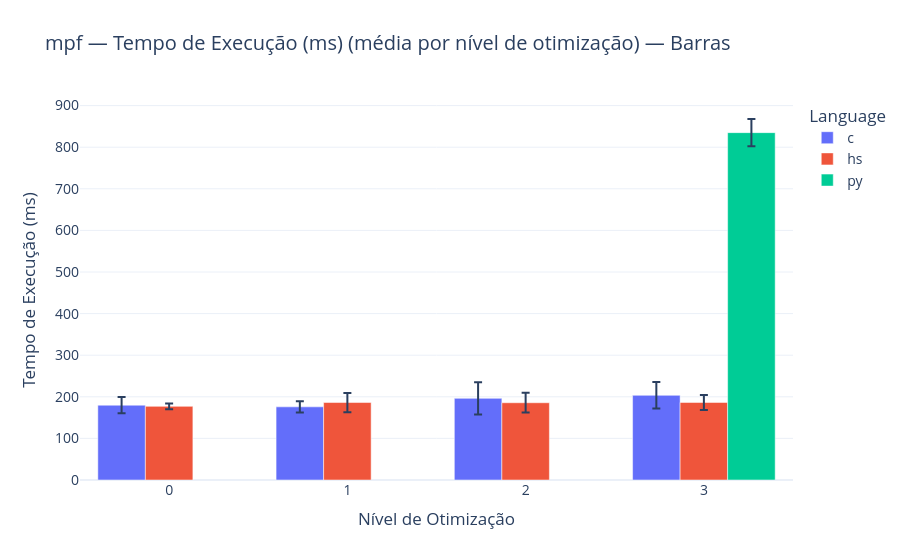
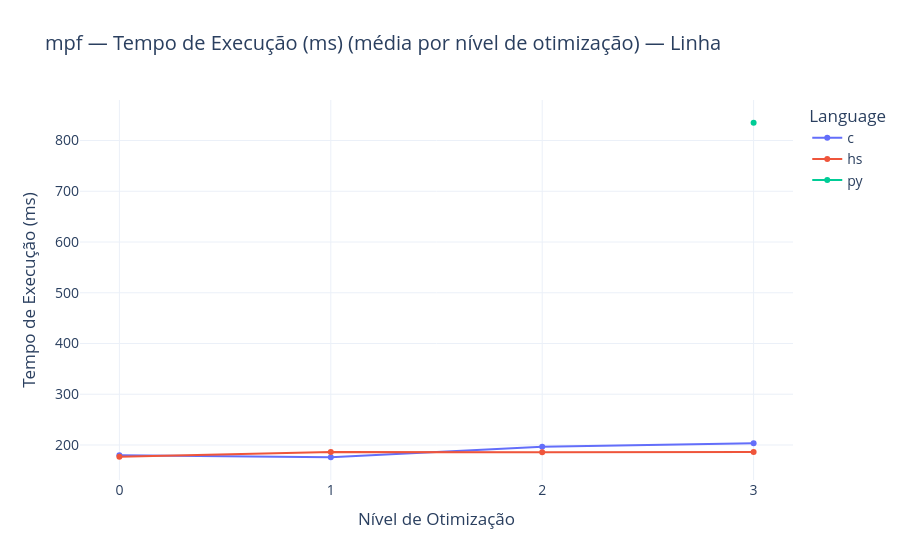
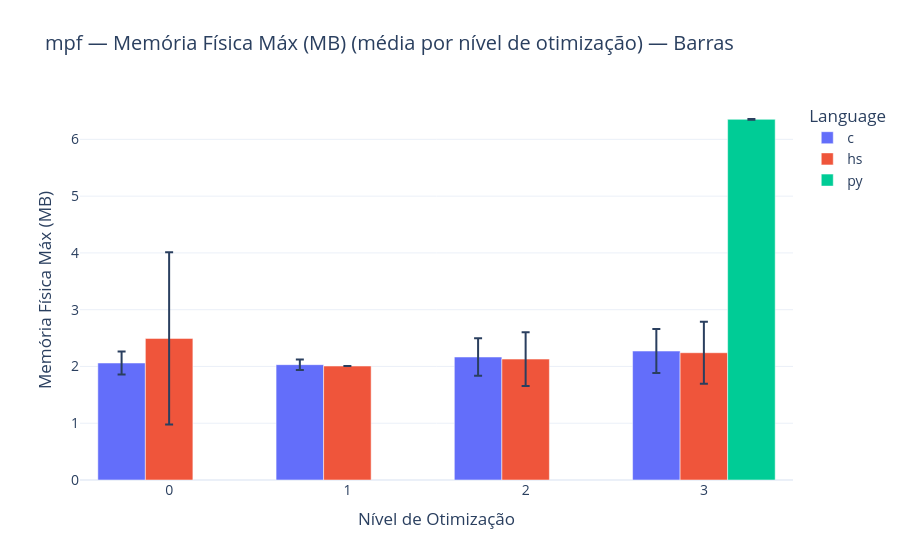
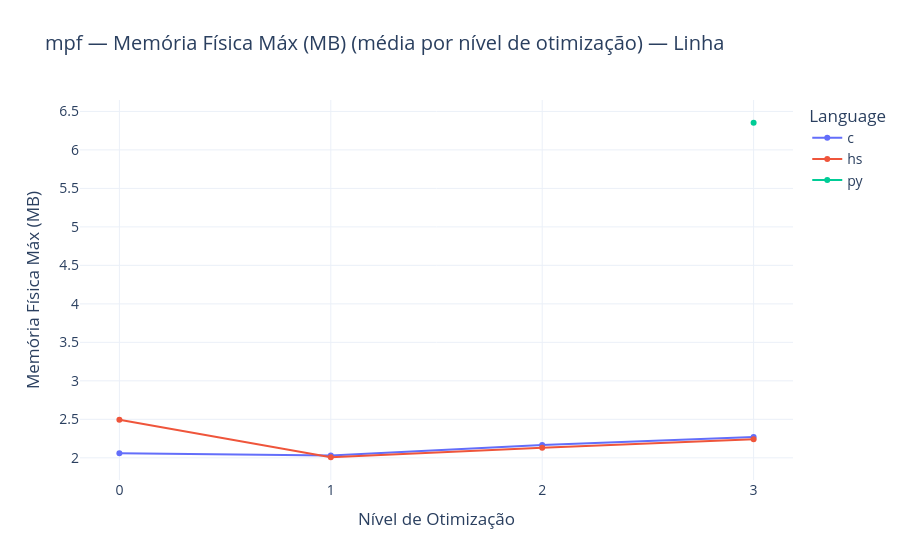

Notebook code for these charts, in order:
### Code cell
# === FUNÇÃO DE COMPARAÇÃO (adiciona boxplots, violin plots e gráficos de linha) ===
def compare_test2(test_name):
    """Gera gráficos comparando C e Haskell para um teste específico (usa média por Optimization).
       Além dos gráficos agregados, gera boxplots, violin plots e gráficos de linha com os dados individuais por nível de otimização."""
    subset = df[df["Test"] == test_name].copy()

    if subset.empty:
        print(f"⚠️ Nenhum dado encontrado para o teste '{test_name}'")
        return

    metrics = ["ExecTime_ms", "MaxWorking_MB", "MaxPrivate_MB", "AvgCPU_pct", "AsmLines"]
    metric_labels = {
        "ExecTime_ms": "Tempo de Execução (ms)",
        "MaxWorking_MB": "Memória Física Máx (MB)",
        "MaxPrivate_MB": "Memória Privada Máx (MB)",
        "AvgCPU_pct": "Uso de CPU (%)",
        "AsmLines": "Linhas Assembly"
    }

    # Garantir que Optimization seja ordenável (int) para um eixo X correto
    subset["OptLevel"] = pd.to_numeric(subset["Optimization"], errors="coerce").fillna(-1).astype(int)
    subset.sort_values("OptLevel", inplace=True)
    subset["Optimization_str"] = subset["OptLevel"].astype(str)

    # Para cada métrica, plotar a média por (Optimization, Language) com barras (e erro padrão) e linhas
    for metric in metrics:
        agg = subset.groupby(["OptLevel", "Language"])[metric].agg(["mean", "std", "count"]).reset_index()
        if not agg.empty:
            agg["Optimization"] = agg["OptLevel"].astype(str)

            # Bar chart (média por optimization)
            fig = px.bar(
                agg,
                x="Optimization",
                y="mean",
                color="Language",
                barmode="group",
                error_y="std",
                labels={"mean": metric_labels[metric]},
                title=f"{test_name} — {metric_labels[metric]} (média por nível de otimização) — Barras",
            )
            fig.update_layout(
                template="plotly_white",
                font=dict(size=14),
                yaxis_title=metric_labels[metric],
                xaxis_title="Nível de Otimização"
            )
            fig.show()

            # Line chart (média por optimization) — adicionado
            fig_line = px.line(
                agg,
                x="Optimization",
                y="mean",
                color="Language",
                markers=True,
                labels={"mean": metric_labels[metric]},
                title=f"{test_name} — {metric_labels[metric]} (média por nível de otimização) — Linha",
            )
            fig_line.update_traces(mode="lines+markers")
            fig_line.update_layout(
                template="plotly_white",
                font=dict(size=14),
                yaxis_title=metric_labels[metric],
                xaxis_title="Nível de Otimização"
            )
            fig_line.show()

    # Boxplots e Violin plots usando dados individuais (por nível de otimização e linguagem)
    for metric in metrics:
        if metric not in subset.columns:
            continue
        # Boxplot
        fig_box = px.box(
            subset,
            x="Optimization_str",
            y=metric,
            color="Language",
            points="outliers",
            labels={metric: metric_labels[metric], "Optimization_str": "Nível de Otimização"},
            title=f"{test_name} — Boxplot de {metric_labels[metric]} por Nível de Otimização"
        )
        fig_box.update_layout(template="plotly_white", font=dict(size=13))
        fig_box.show()

        # Violin plot (com box interno e pontos)
        fig_violin = px.violin(
            subset,
            x="Optimization_str",
            y=metric,
            color="Language",
            box=True,
            points="all",
            labels={metric: metric_labels[metric], "Optimization_str": "Nível de Otimização"},
            title=f"{test_name} — Violin de {metric_labels[metric]} por Nível de Otimização"
        )
        fig_violin.update_layout(template="plotly_white", font=dict(size=13))
        fig_violin.show()

    # Comparativo médio por linguagem (usado para resumo, radar e speed ratio)
    mean_data = subset.groupby("Language")[metrics].mean().reset_index()
    print(f"=== MÉDIAS — {test_name} ===")
    print(mean_data)
    print()

    # Radar Chart (perfil de desempenho) - normalização segura (evita divisão por zero)
    normalized = mean_data.copy()
    for col in metrics:
        mn = mean_data[col].min()
        mx = mean_data[col].max()
        if pd.isna(mn) or pd.isna(mx) or mx == mn:
            normalized[col] = 0.5
        else:
            normalized[col] = (mean_data[col] - mn) / (mx - mn)

    fig_radar = go.Figure()
    for _, row in normalized.iterrows():
        fig_radar.add_trace(go.Scatterpolar(
            r=row[metrics].values,
            theta=[metric_labels[m] for m in metrics],
            fill="toself",
            name=row["Language"]
        ))
    fig_radar.update_layout(
        title=f"Perfil de Desempenho Normalizado — {test_name}",
        polar=dict(radialaxis=dict(visible=True, range=[0, 1])),
        template="plotly_white"
    )
    fig_radar.show()

    # Speed Ratio (quanto Haskell é mais lento/rápido que C) usando médias
    if {"C", "Haskell"}.issubset(set(mean_data["Language"])):
        c_data = mean_data.loc[mean_data["Language"] == "C"].iloc[0]
        hs_data = mean_data.loc[mean_data["Language"] == "Haskell"].iloc[0]

        if c_data["ExecTime_ms"] == 0:
            print(f"⚠️ ExecTime_ms média de C é zero para {test_name}, não é possível calcular ratio.")
        else:
            ratio = hs_data["ExecTime_ms"] / c_data["ExecTime_ms"]
            print(f"⚡ Speed Ratio ({test_name}): Haskell é {ratio:.2f}x o tempo de C.\n")


# === GERAR COMPARAÇÕES PARA TODOS OS TESTES ===
tests = df["Test"].unique()

for t in tests:
    compare_test2(t)

### Figure 1 — Plotly figure (JSON) as saved in the notebook; plotly's stock layout.template omitted (floating-point values rounded to 4 significant figures)
{"data": [{"alignmentgroup": "True", "error_y": {"array": [19.64, 13.64, 38.67, 31.91]}, "hovertemplate": "Language=c<br>Optimization=%{x}<br>Tempo de Execução (ms)=%{y}<extra></extra>", "legendgroup": "c", "marker": {"color": "#636efa", "pattern": {"shape": ""}}, "name": "c", "offsetgroup": "c", "orientation": "v", "showlegend": true, "textposition": "auto", "type": "bar", "x": ["0", "1", "2", "3"], "xaxis": "x", "y": [179.8, 175.8, 196.3, 203.5], "yaxis": "y"}, {"alignmentgroup": "True", "error_y": {"array": [6.792, 23.12, 23.73, 18.2]}, "hovertemplate": "Language=hs<br>Optimization=%{x}<br>Tempo de Execução (ms)=%{y}<extra></extra>", "legendgroup": "hs", "marker": {"color": "#EF553B", "pattern": {"shape": ""}}, "name": "hs", "offsetgroup": "hs", "orientation": "v", "showlegend": true, "textposition": "auto", "type": "bar", "x": ["0", "1", "2", "3"], "xaxis": "x", "y": [177.0, 186.2, 185.7, 186.4], "yaxis": "y"}, {"alignmentgroup": "True", "error_y": {"array": [32.76]}, "hovertemplate": "Language=py<br>Optimization=%{x}<br>Tempo de Execução (ms)=%{y}<extra></extra>", "legendgroup": "py", "marker": {"color": "#00cc96", "pattern": {"shape": ""}}, "name": "py", "offsetgroup": "py", "orientation": "v", "showlegend": true, "textposition": "auto", "type": "bar", "x": ["3"], "xaxis": "x", "y": [835.0], "yaxis": "y"}], "layout": {"barmode": "group", "font": {"size": 14}, "legend": {"title": {"text": "Language"}, "tracegroupgap": 0}, "title": {"text": "mpf — Tempo de Execução (ms) (média por nível de otimização) — Barras"}, "xaxis": {"anchor": "y", "domain": [0, 1], "title": {"text": "Nível de Otimização"}}, "yaxis": {"anchor": "x", "domain": [0, 1], "title": {"text": "Tempo de Execução (ms)"}}}}

### Figure 2 — Plotly figure (JSON) as saved in the notebook; plotly's stock layout.template omitted (floating-point values rounded to 4 significant figures)
{"data": [{"hovertemplate": "Language=c<br>Optimization=%{x}<br>Tempo de Execução (ms)=%{y}<extra></extra>", "legendgroup": "c", "line": {"color": "#636efa", "dash": "solid"}, "marker": {"symbol": "circle"}, "mode": "lines+markers", "name": "c", "orientation": "v", "showlegend": true, "type": "scatter", "x": ["0", "1", "2", "3"], "xaxis": "x", "y": [179.8, 175.8, 196.3, 203.5], "yaxis": "y"}, {"hovertemplate": "Language=hs<br>Optimization=%{x}<br>Tempo de Execução (ms)=%{y}<extra></extra>", "legendgroup": "hs", "line": {"color": "#EF553B", "dash": "solid"}, "marker": {"symbol": "circle"}, "mode": "lines+markers", "name": "hs", "orientation": "v", "showlegend": true, "type": "scatter", "x": ["0", "1", "2", "3"], "xaxis": "x", "y": [177.0, 186.2, 185.7, 186.4], "yaxis": "y"}, {"hovertemplate": "Language=py<br>Optimization=%{x}<br>Tempo de Execução (ms)=%{y}<extra></extra>", "legendgroup": "py", "line": {"color": "#00cc96", "dash": "solid"}, "marker": {"symbol": "circle"}, "mode": "lines+markers", "name": "py", "orientation": "v", "showlegend": true, "type": "scatter", "x": ["3"], "xaxis": "x", "y": [835.0], "yaxis": "y"}], "layout": {"font": {"size": 14}, "legend": {"title": {"text": "Language"}, "tracegroupgap": 0}, "title": {"text": "mpf — Tempo de Execução (ms) (média por nível de otimização) — Linha"}, "xaxis": {"anchor": "y", "domain": [0, 1], "title": {"text": "Nível de Otimização"}}, "yaxis": {"anchor": "x", "domain": [0, 1], "title": {"text": "Tempo de Execução (ms)"}}}}

### Figure 3 — Plotly figure (JSON) as saved in the notebook; plotly's stock layout.template omitted (floating-point values rounded to 4 significant figures)
{"data": [{"alignmentgroup": "True", "error_y": {"array": [0.2048, 0.09174, 0.3299, 0.3866]}, "hovertemplate": "Language=c<br>Optimization=%{x}<br>Memória Física Máx (MB)=%{y}<extra></extra>", "legendgroup": "c", "marker": {"color": "#636efa", "pattern": {"shape": ""}}, "name": "c", "offsetgroup": "c", "orientation": "v", "showlegend": true, "textposition": "auto", "type": "bar", "x": ["0", "1", "2", "3"], "xaxis": "x", "y": [2.061, 2.031, 2.166, 2.271], "yaxis": "y"}, {"alignmentgroup": "True", "error_y": {"array": [1.518, 0.001407, 0.4731, 0.5465]}, "hovertemplate": "Language=hs<br>Optimization=%{x}<br>Memória Física Máx (MB)=%{y}<extra></extra>", "legendgroup": "hs", "marker": {"color": "#EF553B", "pattern": {"shape": ""}}, "name": "hs", "offsetgroup": "hs", "orientation": "v", "showlegend": true, "textposition": "auto", "type": "bar", "x": ["0", "1", "2", "3"], "xaxis": "x", "y": [2.494, 2.007, 2.13, 2.242], "yaxis": "y"}, {"alignmentgroup": "True", "error_y": {"array": [0.006091]}, "hovertemplate": "Language=py<br>Optimization=%{x}<br>Memória Física Máx (MB)=%{y}<extra></extra>", "legendgroup": "py", "marker": {"color": "#00cc96", "pattern": {"shape": ""}}, "name": "py", "offsetgroup": "py", "orientation": "v", "showlegend": true, "textposition": "auto", "type": "bar", "x": ["3"], "xaxis": "x", "y": [6.353], "yaxis": "y"}], "layout": {"barmode": "group", "font": {"size": 14}, "legend": {"title": {"text": "Language"}, "tracegroupgap": 0}, "title": {"text": "mpf — Memória Física Máx (MB) (média por nível de otimização) — Barras"}, "xaxis": {"anchor": "y", "domain": [0, 1], "title": {"text": "Nível de Otimização"}}, "yaxis": {"anchor": "x", "domain": [0, 1], "title": {"text": "Memória Física Máx (MB)"}}}}

### Figure 4 — Plotly figure (JSON) as saved in the notebook; plotly's stock layout.template omitted (floating-point values rounded to 4 significant figures)
{"data": [{"hovertemplate": "Language=c<br>Optimization=%{x}<br>Memória Física Máx (MB)=%{y}<extra></extra>", "legendgroup": "c", "line": {"color": "#636efa", "dash": "solid"}, "marker": {"symbol": "circle"}, "mode": "lines+markers", "name": "c", "orientation": "v", "showlegend": true, "type": "scatter", "x": ["0", "1", "2", "3"], "xaxis": "x", "y": [2.061, 2.031, 2.166, 2.271], "yaxis": "y"}, {"hovertemplate": "Language=hs<br>Optimization=%{x}<br>Memória Física Máx (MB)=%{y}<extra></extra>", "legendgroup": "hs", "line": {"color": "#EF553B", "dash": "solid"}, "marker": {"symbol": "circle"}, "mode": "lines+markers", "name": "hs", "orientation": "v", "showlegend": true, "type": "scatter", "x": ["0", "1", "2", "3"], "xaxis": "x", "y": [2.494, 2.007, 2.13, 2.242], "yaxis": "y"}, {"hovertemplate": "Language=py<br>Optimization=%{x}<br>Memória Física Máx (MB)=%{y}<extra></extra>", "legendgroup": "py", "line": {"color": "#00cc96", "dash": "solid"}, "marker": {"symbol": "circle"}, "mode": "lines+markers", "name": "py", "orientation": "v", "showlegend": true, "type": "scatter", "x": ["3"], "xaxis": "x", "y": [6.353], "yaxis": "y"}], "layout": {"font": {"size": 14}, "legend": {"title": {"text": "Language"}, "tracegroupgap": 0}, "title": {"text": "mpf — Memória Física Máx (MB) (média por nível de otimização) — Linha"}, "xaxis": {"anchor": "y", "domain": [0, 1], "title": {"text": "Nível de Otimização"}}, "yaxis": {"anchor": "x", "domain": [0, 1], "title": {"text": "Memória Física Máx (MB)"}}}}
